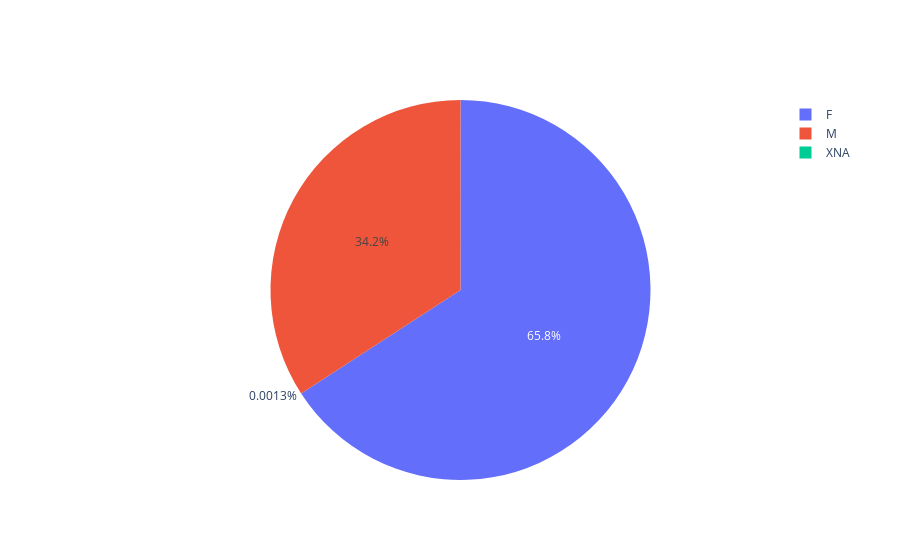

The notebook cell saved with this chart:
### Markdown cell above
Tipe pinjaman tunai (cash loans) lebih banyak

### Code cell
# Mengecek Distribusi Jenis Kelamin Klien
print('Distribusi Jenis Kelamin:\n')
print(app_train.groupby(['CODE_GENDER'])['CODE_GENDER'].count())

# Plot Jenis Kelamin
temp = app_train['CODE_GENDER'].value_counts()
df = {'data':[
    {'labels': temp.index,
     'values': temp.values,
     'type' : 'pie'
    }]
     }
iplot(df)

### Figure 1 — Plotly figure (JSON) as saved in the notebook; plotly's stock layout.template omitted (floating-point values rounded to 4 significant figures)
{"data": [{"labels": ["F", "M", "XNA"], "type": "pie", "values": [202448, 105059, 4]}], "layout": {}}
